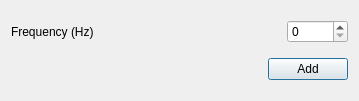
<?xml version="1.0" encoding="UTF-8"?>
<ui version="4.0">
 <class>DialogAddFrequency</class>
 <widget class="QDialog" name="DialogAddFrequency">
  <property name="windowModality">
   <enum>Qt::NonModal</enum>
  </property>
  <property name="enabled">
   <bool>true</bool>
  </property>
  <property name="geometry">
   <rect>
    <x>0</x>
    <y>0</y>
    <width>359</width>
    <height>101</height>
   </rect>
  </property>
  <property name="windowTitle">
   <string>Add frequency</string>
  </property>
  <property name="sizeGripEnabled">
   <bool>false</bool>
  </property>
  <property name="modal">
   <bool>false</bool>
  </property>
  <layout class="QVBoxLayout" name="verticalLayout">
   <item>
    <layout class="QHBoxLayout" name="horizontalLayout">
     <item>
      <widget class="QLabel" name="label">
       <property name="text">
        <string>Frequency (Hz)</string>
       </property>
       <property name="buddy">
        <cstring>spinBox_frequency</cstring>
       </property>
      </widget>
     </item>
     <item>
      <spacer name="horizontalSpacer">
       <property name="orientation">
        <enum>Qt::Horizontal</enum>
       </property>
       <property name="sizeHint" stdset="0">
        <size>
         <width>40</width>
         <height>20</height>
        </size>
       </property>
      </spacer>
     </item>
     <item>
      <widget class="QSpinBox" name="spinBox_frequency">
       <property name="maximum">
        <number>99999</number>
       </property>
       <property name="singleStep">
        <number>100</number>
       </property>
      </widget>
     </item>
    </layout>
   </item>
   <item>
    <layout class="QHBoxLayout" name="horizontalLayout_4">
     <item>
      <spacer name="horizontalSpacer_4">
       <property name="orientation">
        <enum>Qt::Horizontal</enum>
       </property>
       <property name="sizeHint" stdset="0">
        <size>
         <width>40</width>
         <height>20</height>
        </size>
       </property>
      </spacer>
     </item>
     <item>
      <widget class="QPushButton" name="pushButton_add">
       <property name="text">
        <string>Add</string>
       </property>
      </widget>
     </item>
    </layout>
   </item>
  </layout>
 </widget>
 <resources/>
 <connections>
  <connection>
   <sender>pushButton_add</sender>
   <signal>clicked()</signal>
   <receiver>DialogAddFrequency</receiver>
   <slot>accept()</slot>
   <hints>
    <hint type="sourcelabel">
     <x>524</x>
     <y>94</y>
    </hint>
    <hint type="destinationlabel">
     <x>432</x>
     <y>76</y>
    </hint>
   </hints>
  </connection>
  <connection>
   <sender>pushButton_add</sender>
   <signal>clicked()</signal>
   <receiver>DialogAddFrequency</receiver>
   <slot>add_clicked()</slot>
   <hints>
    <hint type="sourcelabel">
     <x>569</x>
     <y>86</y>
    </hint>
    <hint type="destinationlabel">
     <x>602</x>
     <y>70</y>
    </hint>
   </hints>
  </connection>
 </connections>
 <slots>
  <slot>add_clicked()</slot>
 </slots>
</ui>
